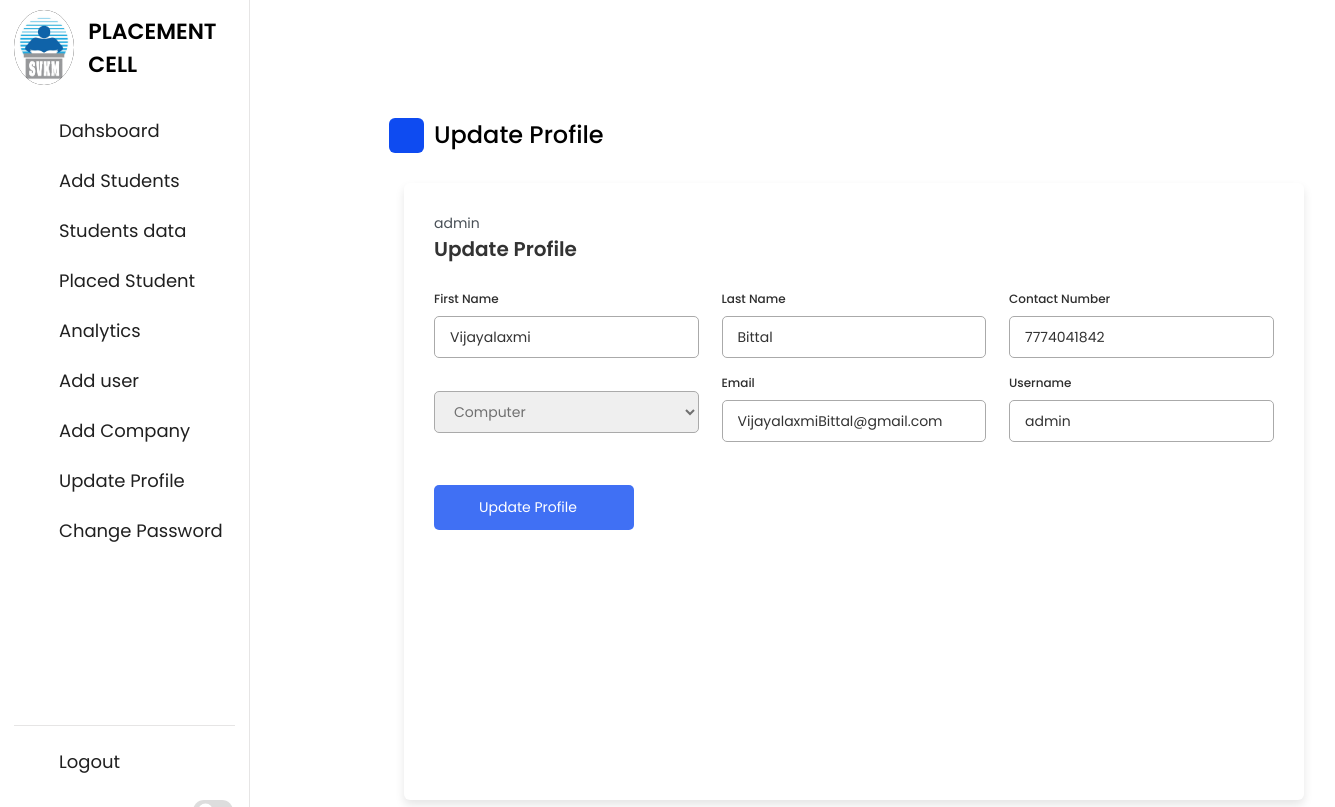
The app's page /update_profile_admin_faculty.php (signed in), older data.
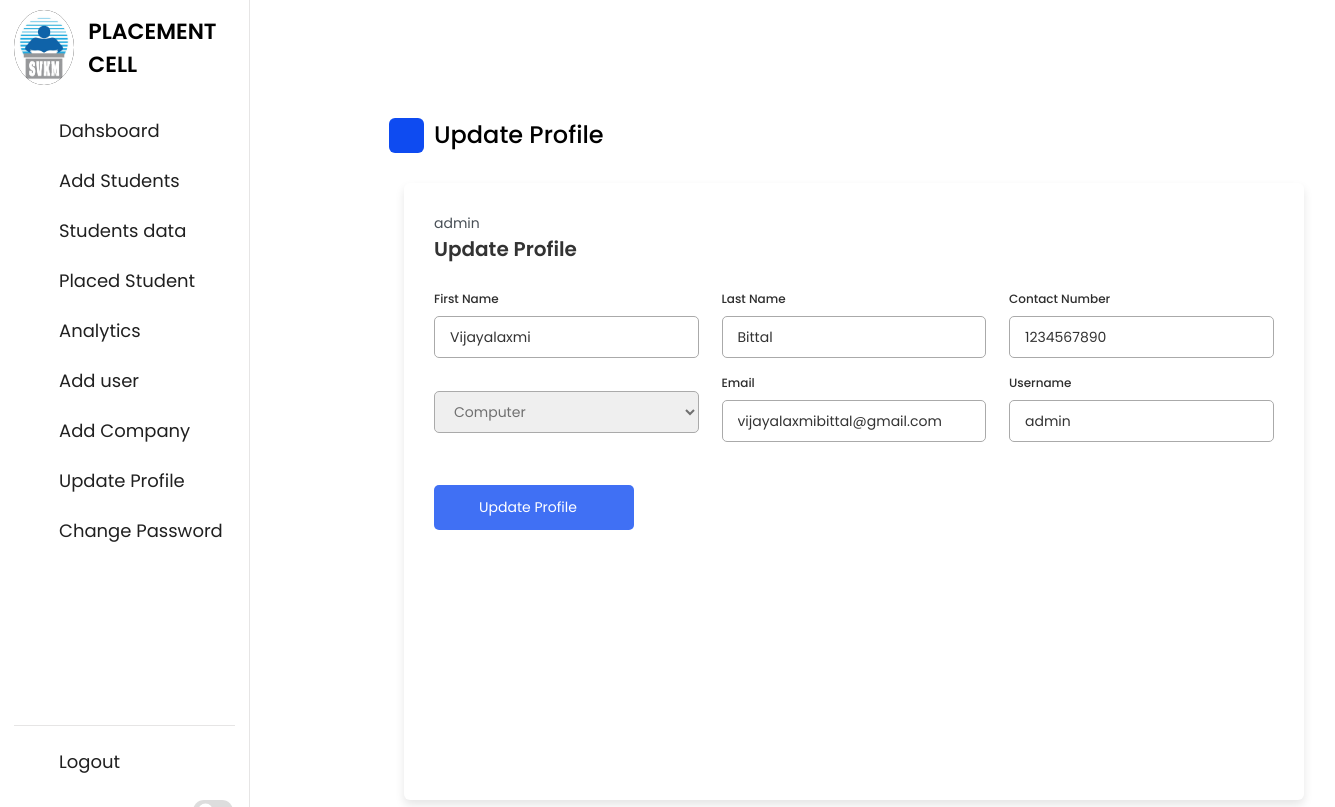
The same page, newer data.
### tables this page shows
CREATE TABLE `users_profile` (
  `username` varchar(30) NOT NULL,
  `fname` varchar(20) NOT NULL,
  `lname` varchar(20) NOT NULL,
  `contact` bigint(20) NOT NULL,
  `email` varchar(30) NOT NULL,
  `dept` varchar(20) NOT NULL
);

### update_profile_admin_faculty.php (the view, shortened to what the changed rows need)
<!DOCTYPE html>
<html lang="en">
<head>
          <link rel="stylesheet" type="text/css" href="css/lib.2.css">
          <link rel="stylesheet" type="text/css" href="css/light.css">
          <link rel="stylesheet" type="text/css" href="css/bootstrap5.css">
          <link rel="stylesheet" href="css/style.css">
     <link rel="stylesheet" href="https://unicons.iconscout.com/release/v4.0.0/css/line.css">
    <link rel="stylesheet" href="css/add_style.css">
     <link rel="stylesheet" href="https://unicons.iconscout.com/release/v4.0.0/css/line.css">
        </head>
        <body data-theme="light" data-layout="fluid">
        <?php
            include 'partials/_dbconnect.php';
            $uname = $_SESSION['username'];
            $sql = "SELECT `role` FROM `users` WHERE username= '$uname' ";
            $result = mysqli_query($conn , $sql);
            $num = mysqli_num_rows($result);
            $admin_or_faculty = $num;
            ?>
    <?php
if($admin_or_faculty>0) {
?>
        <div class="dashboard">
        <div class="top" style="background-color: transparent;">
            <i class="uil uil-bars sidebar-toggle"></i>
        </div>
        <div class='dash-content'>
        <div class='overview'>
            <div class='title'>
                <i class=' uil-database-alt'></i>
                <span class='text'>Update Profile</span>
            </div>
            <div class='container'>
        <?php
        echo $uname;
        $sql = "SELECT * FROM `users_profile` WHERE username='$uname'";
        $result = mysqli_query($conn , $sql);
        $row = mysqli_fetch_assoc($result);
        ?>
        <header>Update Profile</header>
        <form action="/miniproject_final/update_profile_admin_faculty.php" method="post">
            <div class="form first">
                <div class="details personal">
                    <div class="fields">
                        <div class="input-field">
                            <label>First Name</label>
                            <input type="text" placeholder="Enter your name" name="fname" value=<?php echo $row['fname']; ?>>
                        </div>
                        <div class="input-field">
                            <label>Last Name</label>
                            <input type="text" placeholder="Enter your name" name="lname" value=<?php echo $row['lname']; ?>>
                        </div>
                        <div class="input-field">
                            <label>Contact Number</label>
                            <input type="number" placeholder="Enter your contact number" name="contact" value=<?php echo $row['contact']; ?> required>
                        </div>
                        <div class="input-field">
                            <select name="dept" value=<?php echo $row['dept']; ?> required>
                                <option value="computer">Computer</option>
                            </select>
                        </div>
                        <div class="input-field">
                            <label>Email</label>
                            <input type="text" placeholder="Enter your email" name="email" value=<?php echo $row['email']; ?>>
                        </div>
                        <div class="input-field">
                            <label>Username</label>
                            <input type="text" placeholder="Enter new username" name="username" value=<?php echo $row['username']; ?>>
                        </div>
                     </div>
                </div>
                  <div class="details ID">
                   <div class="fields">
                    <button class="nextBtn" type="submit">
                        <span class="btnText">Update Profile</span>
                    </button>
                </div>
            </div>
        </form>
    </div>
</div>
<?php  }  ?>
</body>
</html>

Row changes from the older to the newer data that the page shows:
changed users_profile "Vijayalaxmi": contact "7774041842" → "1234567890"; email "VijayalaxmiBittal@gmail.com" → "vijayalaxmibittal@gmail.com"
